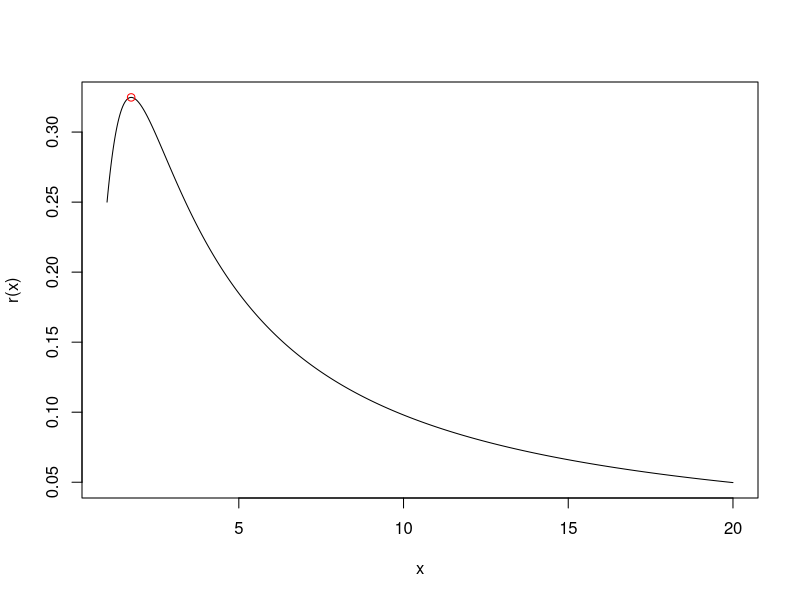
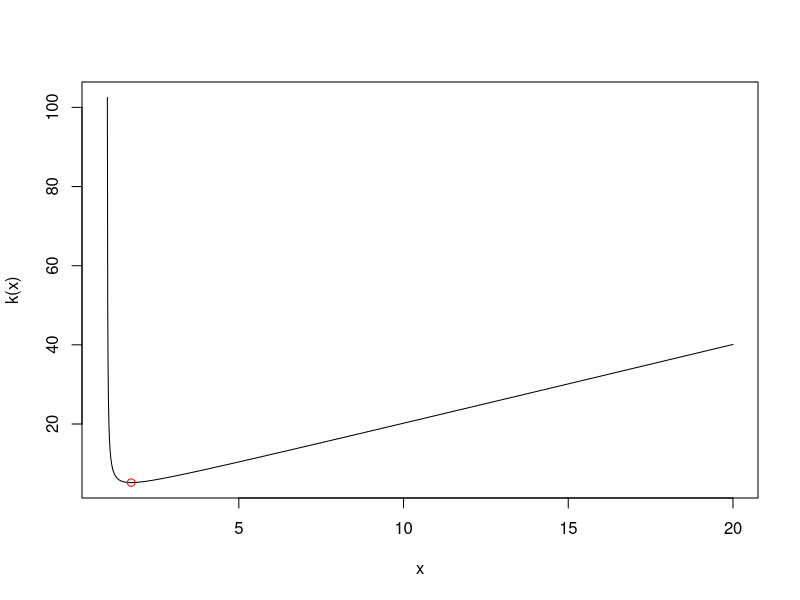
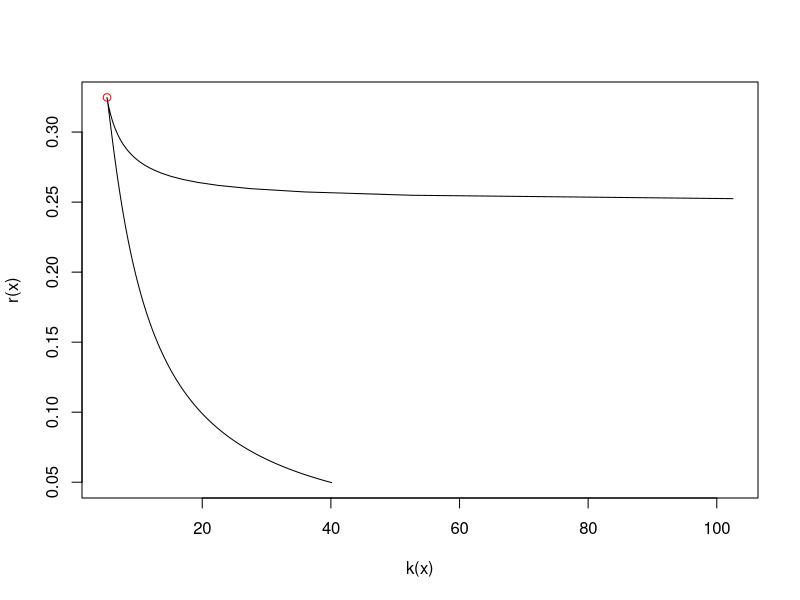

Recreate these plots in R, in order.
#!/usr/bin/Rscript
r=function(x){x^3/(1+x^2)^2}
k=function(x){2*x^3/(x^2-1)}
x=seq(1,20,0.01)
x0=sqrt(3)
pdf("3.7.2.pdf")
plot(type="l",x,r(x))
points(x0,r(x0),col="red")
plot(type="l",x,k(x))
points(x0,k(x0),col="red")
plot(type="l",k(x),r(x))
points(k(x0),r(x0),col="red")
dev.off()

